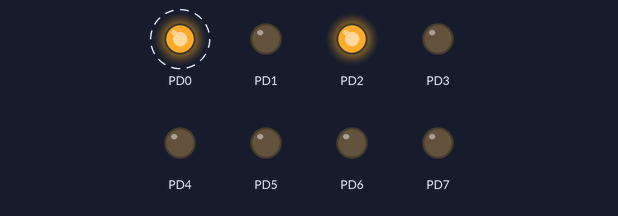
Simulated run of this program. Board: ATmega328P, built with avr-gcc and emulated at 16 MHz. Parts: output pins drawn as LEDs (lit = HIGH). Dashed ring = blinking.

Above: at 0.1 s.
Timing chart, 0 to 3.0 s (numbered marks = the images above):
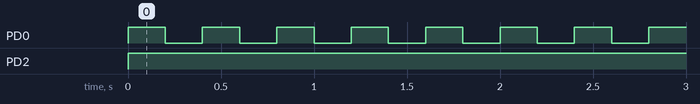

Measured:
- by itself, PD0: alternates HIGH for 0.20 s and LOW for 0.20 s
- by itself, PD2: LOW → HIGH at 0.00 s

The program:

main.c
```c
/*
 * HW-lektion13.c
 *
 * Created: 2024-02-01 14:25:07
 * Author : Öberg
 */

#define F_CPU 16000000UL
#include <avr/io.h>
#include <avr/interrupt.h>  /*Needed for interrupts*/
#include <avr/delay.h>

int main(void)
{
    DDRD =  0b11111111;
    PORTD = 0b00000100;
    EIMSK = (1<<INT0);       /*Enable interrupt INT0*, see page 336*/
    EICRA = (1<<ISC01);      /*Enable falling edge interrupt, see page 337*/
    sei();                   /*Enable interrupts*/
    while (1)
    {
        PORTD ^= (1<<0);     /*Toggle bit0*/
        _delay_ms(200);
    }
}

ISR(INT0_vect) {
    PORTD ^=(1<<1);          /*toggle bit1*/
}
```
